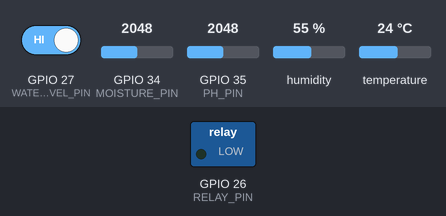
A program run on a simulated ESP32. Parts: switched loads named in the program (green lamp = pin HIGH). The test bench sets the inputs (shaded band); at power-on: GPIO 34 (MOISTURE_PIN) = 2048, GPIO 27 (WATER_LEVEL_PIN) HIGH, GPIO 35 (PH_PIN) = 2048, humidity 55 %, temperature 24 °C (analog values on the 0–4095 scale). Nothing arrives over Bluetooth unless stated; a phone connects over Bluetooth LE 3 s after start; what the program prints to the serial monitor is not drawn.

Above: at 1.2 s.
1.3 s: GPIO 34 (MOISTURE_PIN) set to 2120
5.5 s: GPIO 34 (MOISTURE_PIN) set to 2239
At 6.5 s:
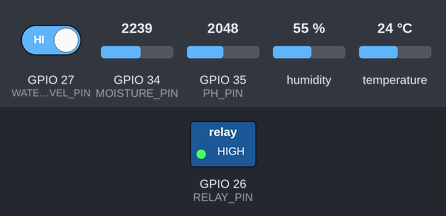
7.5 s: GPIO 27 (WATER_LEVEL_PIN) driven LOW
At 9.1 s:
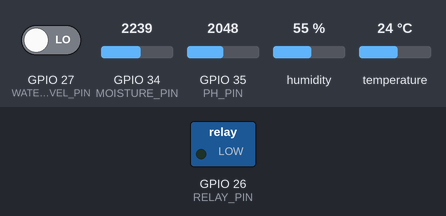
11.5 s: GPIO 27 (WATER_LEVEL_PIN) driven HIGH
At 13.2 s:
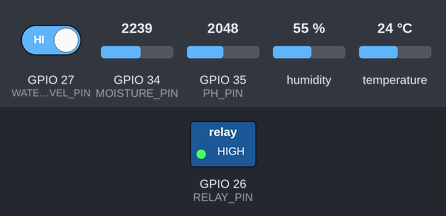
13.5 s: GPIO 34 (MOISTURE_PIN) set to 1894
15.2 s: GPIO 34 (MOISTURE_PIN) set to 1784
At 16.3 s:
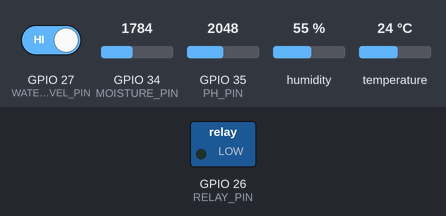
Timing chart, 0 to 18.2 s (numbered marks = the images above; inputs shaded):
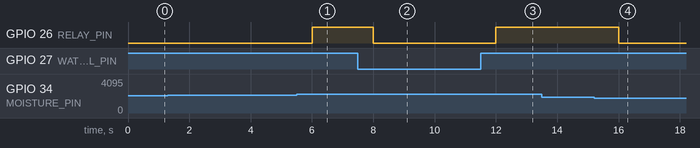

Measured:
- the behaviour switches between 2190 and 2191 on GPIO 34 (MOISTURE_PIN) (found by bisection; images 0 and 1)
- the behaviour switches between 1831 and 1830 on GPIO 34 (MOISTURE_PIN) (found by bisection; images 3 and 4)
- after the input at 1.3 s, every drawn part: stays the same
- after the input at 5.5 s, GPIO 26 (RELAY_PIN): LOW → HIGH after 0.51 s
- after the input at 7.5 s, GPIO 26 (RELAY_PIN): HIGH → LOW after 0.50 s
- after the input at 11.5 s, GPIO 26 (RELAY_PIN): LOW → HIGH after 0.50 s
- after the input at 13.5 s, every drawn part: stays the same
- after the input at 15.2 s, GPIO 26 (RELAY_PIN): HIGH → LOW after 0.80 s

The program:

main.cpp
```cpp
/*
  Smart Irrigation System — ESP32 BLE Firmware
  ---------------------------------------------
  Target board : ESP32 (any dev board with BLE)
  Libraries    : ESP32 BLE Arduino (built into the ESP32 board package)
                 ArduinoJson (install via Library Manager)
                 DHT sensor library (Adafruit) + Adafruit Unified Sensor

  This firmware implements the exact GATT contract expected by the
  "Irrigation Control" mobile web app (irrigation-mobile-app.html):

    Service:            6e400001-b5a3-f393-e0a9-e50e24dcca9e
    CropConfigChar  (W): 6e400002-b5a3-f393-e0a9-e50e24dcca9e  -> phone writes crop JSON
    SensorDataChar  (N): 6e400003-b5a3-f393-e0a9-e50e24dcca9e  -> ESP32 notifies status JSON
    ManualCtrlChar  (W): 6e400004-b5a3-f393-e0a9-e50e24dcca9e  -> phone writes mode/manual/estop JSON

  WIRING (real ESP32, not the Tinkercad/Uno substitute):
    Capacitive soil moisture sensor  -> AOUT to GPIO34 (ADC1_CH6)
    Soil pH sensor (analog board)    -> AOUT to GPIO35 (ADC1_CH7)
    DHT22 data pin                   -> GPIO4  (10k pull-up to 3V3)
    Relay module IN pin              -> GPIO26
    Water-level sensor (digital)     -> GPIO27 (optional; LOW = low water)
    All sensor/relay VCC             -> 3V3 or 5V per module spec, GND common with ESP32

  NOTE ON ADC CALIBRATION:
    Raw ADC readings from a capacitive moisture sensor / analog pH board
    must be calibrated against your specific sensor (dry-air reading,
    fully-wet reading, and known pH buffer solutions). The MOIST_DRY_RAW /
    MOIST_WET_RAW / PH_* constants below are placeholders — replace them
    with values you measure from your own sensors before trusting the
    output.
*/

#include <BLEDevice.h>
#include <BLEServer.h>
#include <BLEUtils.h>
#include <BLE2902.h>
#include <ArduinoJson.h>
#include <DHT.h>

// ---------- BLE UUIDs (must match the mobile app) ----------
#define SERVICE_UUID       "6e400001-b5a3-f393-e0a9-e50e24dcca9e"
#define CROP_CONFIG_UUID   "6e400002-b5a3-f393-e0a9-e50e24dcca9e"
#define SENSOR_DATA_UUID   "6e400003-b5a3-f393-e0a9-e50e24dcca9e"
#define MANUAL_CTRL_UUID   "6e400004-b5a3-f393-e0a9-e50e24dcca9e"

// ---------- Pin definitions ----------
#define MOISTURE_PIN   34
#define PH_PIN         35
#define DHTPIN         4
#define DHTTYPE        DHT22
#define RELAY_PIN      26
#define WATER_LEVEL_PIN 27   // optional; comment out usage below if not wired

// ---------- Calibration placeholders (REPLACE with measured values) ----------
const int MOIST_DRY_RAW = 3000;   // ADC reading in fully dry air
const int MOIST_WET_RAW = 1200;   // ADC reading fully submerged in water
const int PH_RAW_AT_PH4 = 2032;   // ADC reading in pH 4.0 buffer
const int PH_RAW_AT_PH7 = 1500;   // ADC reading in pH 7.0 buffer

DHT dht(DHTPIN, DHTTYPE);

BLEServer* pServer = nullptr;
BLECharacteristic* pCropConfigChar = nullptr;
BLECharacteristic* pSensorDataChar = nullptr;
BLECharacteristic* pManualCtrlChar = nullptr;
bool deviceConnected = false;

// ---------- Crop configuration (defaults; overwritten by app) ----------
struct CropConfig {
  String name = "Tomato";
  int moistureMin = 45;
  int moistureTarget = 65;
  float phMin = 5.5;
  float phMax = 7.0;
};
CropConfig crop;

// ---------- System state ----------
bool pumpOn = false;
bool manualMode = false;
bool manualCommandOn = false;
bool emergencyStop = false;
unsigned long pumpStartTime = 0;
const unsigned long MAX_RUNTIME_MS = 5UL * 60UL * 1000UL; // 5 min real-world cap
unsigned long lastSampleTime = 0;
const unsigned long SAMPLE_INTERVAL_MS = 2000UL;

// ================= BLE server callbacks =================
class ServerCallbacks : public BLEServerCallbacks {
  void onConnect(BLEServer* s) override { deviceConnected = true; }
  void onDisconnect(BLEServer* s) override {
    deviceConnected = false;
    BLEDevice::startAdvertising(); // resume advertising after disconnect
  }
};

// Phone -> ESP32: crop config write
class CropConfigCallbacks : public BLECharacteristicCallbacks {
  void onWrite(BLECharacteristic* c) override {
    String value = c->getValue().c_str();
    StaticJsonDocument<256> doc;
    DeserializationError err = deserializeJson(doc, value);
    if (err) return;
    crop.name = doc["crop"] | crop.name;
    crop.moistureMin = doc["moistureMin"] | crop.moistureMin;
    crop.moistureTarget = doc["moistureTarget"] | crop.moistureTarget;
    crop.phMin = doc["phMin"] | crop.phMin;
    crop.phMax = doc["phMax"] | crop.phMax;
  }
};

// Phone -> ESP32: manual control / mode / emergency stop
class ManualCtrlCallbacks : public BLECharacteristicCallbacks {
  void onWrite(BLECharacteristic* c) override {
    String value = c->getValue().c_str();
    StaticJsonDocument<128> doc;
    DeserializationError err = deserializeJson(doc, value);
    if (err) return;

    if (doc.containsKey("mode")) {
      manualMode = (String((const char*)doc["mode"]) == "MANUAL");
    }
    if (doc.containsKey("pump")) {
      manualCommandOn = (String((const char*)doc["pump"]) == "ON");
    }
    if (doc.containsKey("command") && String((const char*)doc["command"]) == "ESTOP") {
      emergencyStop = true;
    }
  }
};

// ================= Sensor reading helpers =================
int readSoilMoisturePercent() {
  int raw = analogRead(MOISTURE_PIN);
  int pct = map(raw, MOIST_DRY_RAW, MOIST_WET_RAW, 0, 100);
  return constrain(pct, 0, 100);
}

float readSoilPH() {
  int raw = analogRead(PH_PIN);
  // linear interpolation between two calibration points
  float slope = (7.0 - 4.0) / float(PH_RAW_AT_PH7 - PH_RAW_AT_PH4);
  float ph = 4.0 + slope * (raw - PH_RAW_AT_PH4);
  return constrain(ph, 0.0, 14.0);
}

bool readWaterLevelOK() {
  // Adjust polarity to match your specific water-level sensor module.
  return digitalRead(WATER_LEVEL_PIN) == HIGH;
}

// ================= Setup =================
void setup() {
  Serial.begin(115200);
  pinMode(RELAY_PIN, OUTPUT);
  pinMode(WATER_LEVEL_PIN, INPUT_PULLUP);
  digitalWrite(RELAY_PIN, LOW);
  dht.begin();
  analogReadResolution(12); // 0-4095 on ESP32

  BLEDevice::init("ESP32-Irrigation");
  pServer = BLEDevice::createServer();
  pServer->setCallbacks(new ServerCallbacks());

  BLEService* pService = pServer->createService(SERVICE_UUID);

  pCropConfigChar = pService->createCharacteristic(
      CROP_CONFIG_UUID, BLECharacteristic::PROPERTY_WRITE);
  pCropConfigChar->setCallbacks(new CropConfigCallbacks());

  pSensorDataChar = pService->createCharacteristic(
      SENSOR_DATA_UUID, BLECharacteristic::PROPERTY_NOTIFY | BLECharacteristic::PROPERTY_READ);
  pSensorDataChar->addDescriptor(new BLE2902());

  pManualCtrlChar = pService->createCharacteristic(
      MANUAL_CTRL_UUID, BLECharacteristic::PROPERTY_WRITE);
  pManualCtrlChar->setCallbacks(new ManualCtrlCallbacks());

  pService->start();

  BLEAdvertising* pAdvertising = BLEDevice::getAdvertising();
  pAdvertising->addServiceUUID(SERVICE_UUID);
  pAdvertising->setScanResponse(true);
  BLEDevice::startAdvertising();

  Serial.println("ESP32 Irrigation BLE server started, advertising...");
}

// ================= Main loop =================
void loop() {
  if (millis() - lastSampleTime < SAMPLE_INTERVAL_MS) return;
  lastSampleTime = millis();

  int soilMoisture = readSoilMoisturePercent();
  float soilPH = readSoilPH();
  float temperature = dht.readTemperature();
  float humidity = dht.readHumidity();
  bool sensorFault = isnan(temperature) || isnan(humidity);
  bool waterOK = readWaterLevelOK();

  // ---- Irrigation decision (hysteresis) ----
  bool desiredPump;
  if (manualMode) {
    desiredPump = manualCommandOn;
  } else if (!sensorFault) {
    if (soilMoisture < crop.moistureMin) desiredPump = true;
    else if (soilMoisture >= crop.moistureTarget) desiredPump = false;
    else desiredPump = pumpOn; // hold state within hysteresis band
  } else {
    desiredPump = false;
  }

  // ---- Safety Manager (overrides everything) ----
  String safetyReason = "";
  bool forceOff = false;
  if (sensorFault) { forceOff = true; safetyReason = "Sensor fault"; }
  if (!waterOK)     { forceOff = true; safetyReason = "Low water"; }
  if (emergencyStop) { forceOff = true; safetyReason = "Emergency stop"; }

  bool wasOn = pumpOn;
  pumpOn = forceOff ? false : desiredPump;

  if (pumpOn && !wasOn) pumpStartTime = millis();
  if (pumpOn && (millis() - pumpStartTime >= MAX_RUNTIME_MS)) {
    pumpOn = false;
    safetyReason = "Max runtime exceeded";
  }
  if (!pumpOn) pumpStartTime = 0;

  digitalWrite(RELAY_PIN, pumpOn ? HIGH : LOW);

  // clear one-shot emergency stop after it has taken effect for a cycle
  if (emergencyStop) emergencyStop = false;

  // ---- pH status ----
  bool phOK = (soilPH >= crop.phMin && soilPH <= crop.phMax);

  // ---- Build and notify sensor data JSON ----
  StaticJsonDocument<256> doc;
  doc["soilMoisture"] = soilMoisture;
  doc["soilPH"] = soilPH;
  doc["phStatus"] = phOK ? "pH Suitable" : "pH Warning";
  doc["temperature"] = sensorFault ? 0 : temperature;
  doc["humidity"] = sensorFault ? 0 : humidity;
  doc["pumpStatus"] = pumpOn ? "ON" : "OFF";
  doc["crop"] = crop.name;
  doc["mode"] = manualMode ? "MANUAL" : "AUTO";
  if (safetyReason != "") doc["fault"] = safetyReason;

  String payload;
  serializeJson(doc, payload);

  if (deviceConnected) {
    pSensorDataChar->setValue(payload.c_str());
    pSensorDataChar->notify();
  }

  Serial.println(payload);
}
```
